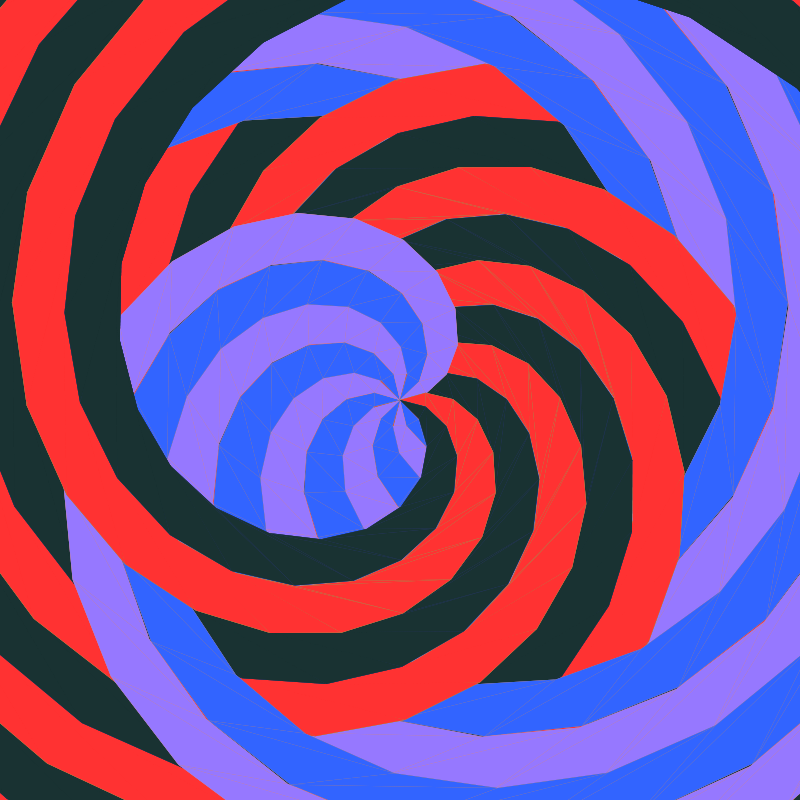
Frame 1 (no input)
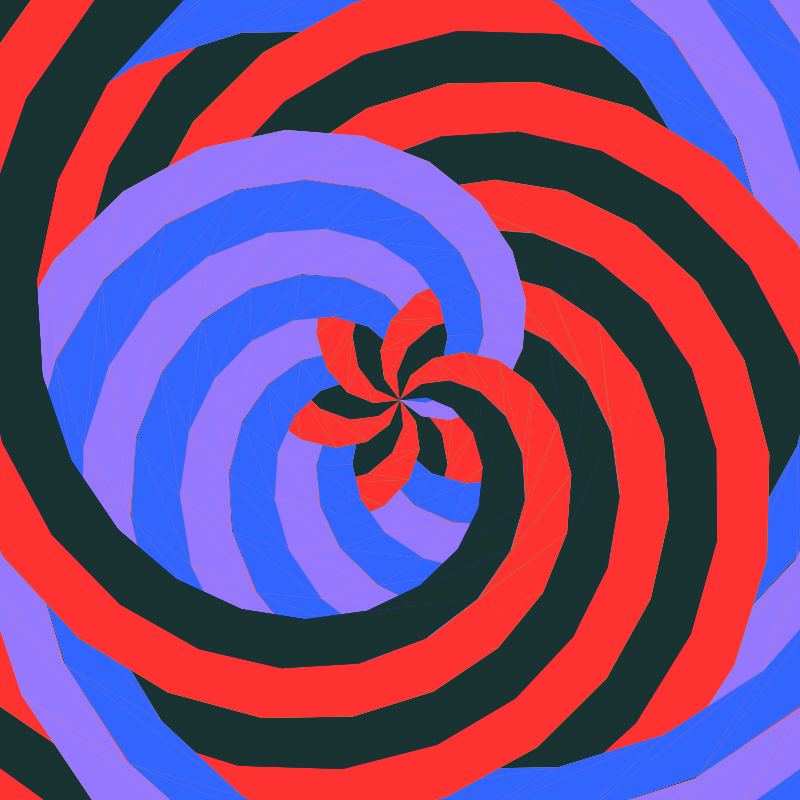
Frame 60 (no input)
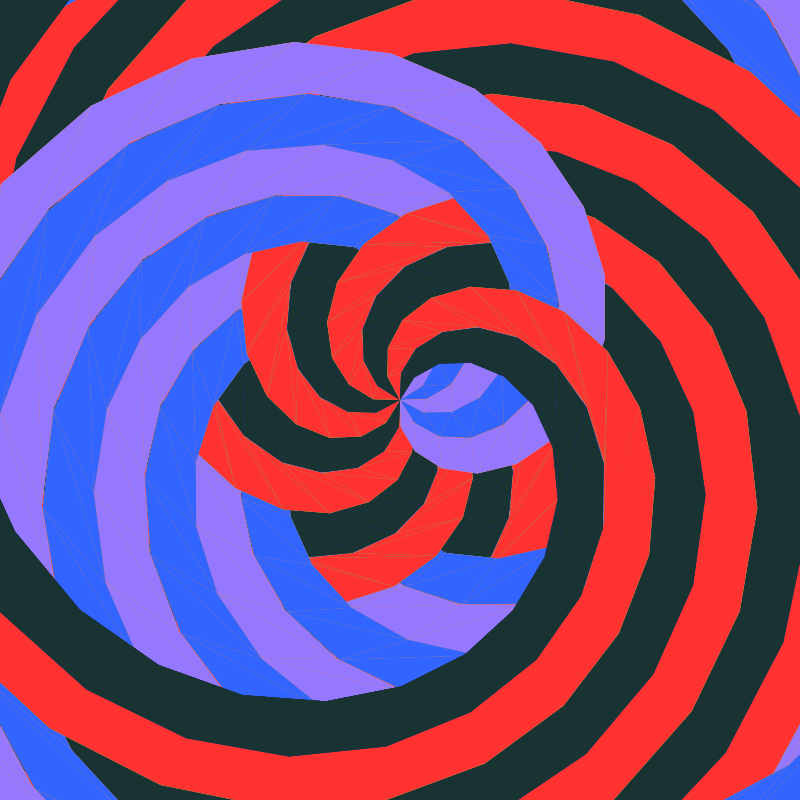
Frame 120 (the mouse pressed at the canvas centre since frame 60)

The p5.js sketch that drew these frames (run headless with seeded random() and noise() and a simulated clock; from frame 60 on, the mouse is pressed at the canvas centre):

// p5.js sketch
// ── sketch.js
// P5.js Drill Spiral Pattern
let segments = 12;  // Number of segments around the center
let rotationSpeed = 0.0009;

// Complementary color pairs
const colorPairs1 = [
  // Blue-Orange pair
  [[50, 100, 255], [255, 150, 50]],
  // Red-Green pair
  [[255, 50, 50], [50, 255, 100]]
];

const colorPairs2 = [
  // Blue-Orange pair
  [[150, 120, 255], [255, 150, 50]],
  // Red-Green pair
  [[25, 50, 50], [50, 55, 150]]
];

function setup() {
  const size = min(windowWidth * 0.8, 800);
  createCanvas(size, size);
  angleMode(RADIANS);
  colorMode(RGB);
}

function draw() {
  background(20);
  translate(width / 2, height / 2);

  // let radius = width * 0.45;  // Reduced to ensure spirals touch perfectly
  let radius = width * 0.8;
  
  // Calculate segment angle for perfect alignment
  const segmentAngle = TWO_PI / segments;
  
  // Draw each spiral segment
  for (let i = 0; i < segments; i++) {
    const baseAngle = segmentAngle * i;
    const colorPairIndex = i % 2;
    const colors1 = colorPairs1[colorPairIndex];
    const colors2 = colorPairs2[colorPairIndex]
    
    // Alternate rotation direction
    const rotation = (i % 2 === 0) ? millis() * rotationSpeed : -millis() * rotationSpeed;

    drawDrillSpiral(
      radius,
      baseAngle,
      segmentAngle,
      colors1,
      rotation,
      i % 2 === 0
    );
    
    drawDrillSpiral(
      radius,
      baseAngle,
      segmentAngle,
      colors2,
      rotation-100,
      i % 2 === 0
    );
  }
}

function drawDrillSpiral(radius, baseAngle, segmentAngle, colors, rotation, clockwise) {
  const spiralSteps = 24;  // Increased for smoother spiral
  const segmentSteps = 3;  // Number of segments in each spiral
  
  push();
  // Rotate to position and align segment
  // stroke(250)
  rotate(baseAngle);
  
  // Create the drill spiral effect
  for (let step = 0; step < segmentSteps; step++) {
    beginShape(TRIANGLE_STRIP);
    
    const colorIndex = step % 2;
    fill(colors[colorIndex][0], colors[colorIndex][1], colors[colorIndex][2]);
    noStroke();

    for (let i = 0; i <= spiralSteps; i++) {
      const t = i / spiralSteps;
      const r = radius * (1 - t * 1);  // Slightly reduce inner radius for better center convergence
      
      // Calculate spiral twist
      const twist = rotation + (clockwise ? t * TWO_PI : -t * TWO_PI);
      
      // Calculate points along the spiral edge
      const angle1 = twist;
      const angle2 = twist + segmentAngle;
      
      // Create perfectly aligned edges
      const x1 = r * cos(angle1);
      const y1 = r * sin(angle1);
      const x2 = r * cos(angle2);
      const y2 = r * sin(angle2);
      
      vertex(x1, y1);
      vertex(x2, y2);
    }
    endShape();
  }
  pop();
}

function windowResized() {
  const size = min(windowWidth * 0.8, 800);
  resizeCanvas(size, size);
}
